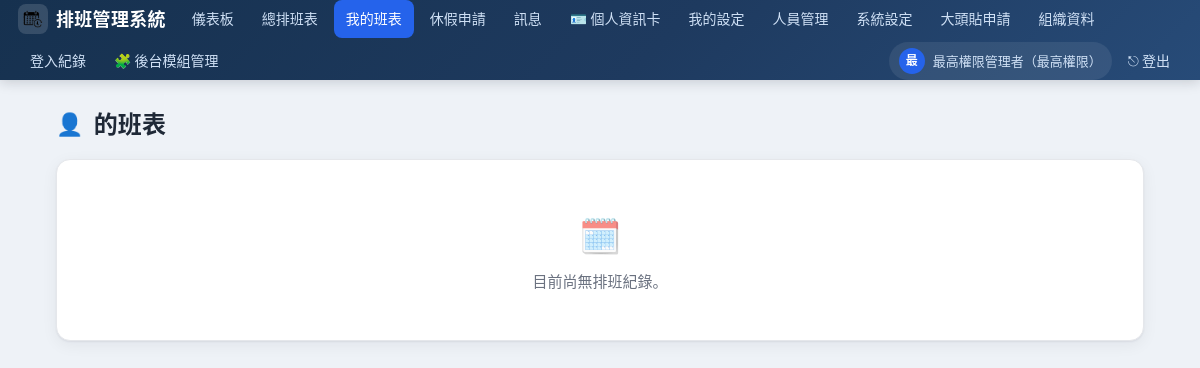
Before: /my-schedule?user_id=9 (signed in) with the older database file.
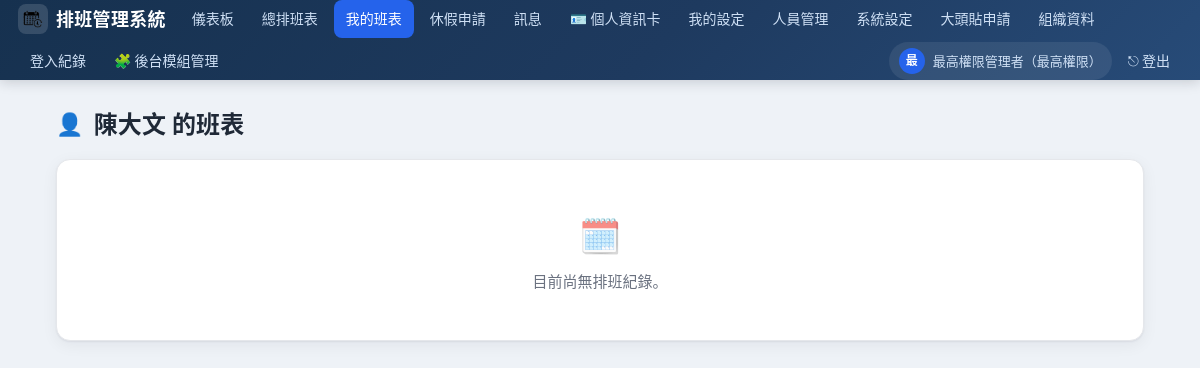
After: the same page with the newer database file.
### tables this page shows
CREATE TABLE users (
    id INTEGER PRIMARY KEY AUTOINCREMENT,
    username TEXT UNIQUE NOT NULL,
    password_hash TEXT NOT NULL,
    full_name TEXT NOT NULL,
    role TEXT NOT NULL CHECK(role IN ('superadmin','admin','staff')),
    employee_no TEXT,
    department TEXT,
    active INTEGER DEFAULT 1,
    created_at TEXT DEFAULT (datetime('now'))
, unit TEXT, duty TEXT, job_title TEXT, hire_date TEXT, avatar TEXT, avatar_unlocked INTEGER DEFAULT 0, avatar_pending INTEGER DEFAULT 0);

### app.py (the view)
@app.route("/my-schedule")
@login_required()
def my_schedule():
    uid = session["user_id"]
    if session["role"] in ("admin", "superadmin") and request.args.get("user_id"):
        uid = int(request.args["user_id"])
    db = get_db()
    rows = db.execute(
        """SELECT s.*, sh.name AS shift_name, sh.color, sh.start_time, sh.end_time,
                  f.flight_no, f.terminal, f.gate,
                  da.iata AS dep_iata, da.name_zh AS dep_name_zh, da.name_en AS dep_name_en,
                  da.name_ja AS dep_name_ja,
                  aa.iata AS arr_iata, aa.name_zh AS arr_name_zh, aa.name_en AS arr_name_en,
                  aa.name_ja AS arr_name_ja
           FROM schedules s JOIN shifts sh ON sh.id=s.shift_id
           LEFT JOIN flights f ON f.id=s.flight_id
           LEFT JOIN airports da ON da.id=f.dep_airport_id
           LEFT JOIN airports aa ON aa.id=f.arr_airport_id
           WHERE s.user_id=? ORDER BY s.date DESC LIMIT 60""", (uid,)).fetchall()
    user = db.execute("SELECT * FROM users WHERE id=?", (uid,)).fetchone()
    db.close()
    return render_template("my_schedule.html", rows=rows, user=user)

### app.py (called while the page is built)
def login_required(role=None):
    def deco(fn):
        @wraps(fn)
        def wrapper(*a, **kw):
            if "user_id" not in session:
                return redirect(url_for("login"))
            if role:
                allowed = role if isinstance(role, (list, tuple)) else [role]
                if session.get("role") not in allowed:
                    flash(t("need_admin", session.get("lang", "zh")), "warning")
                    return redirect(url_for("index"))
            return fn(*a, **kw)
        return wrapper
    return deco

@app.before_request
def _ensure_db():
    if not hasattr(app, "_db_ready"):
        init_db()
        app._db_ready = True

### i18n.py (called while the page is built)
def t(key, lang="zh"):
    entry = I18N.get(key)
    if not entry:
        return key
    return entry.get(lang) or entry.get("zh") or key

### models.py (called while the page is built)
def get_db():
    conn = sqlite3.connect(DB_PATH)
    conn.row_factory = sqlite3.Row
    conn.execute("PRAGMA foreign_keys = ON")
    return conn

def get_setting(key, default=None):
    conn = get_db()
    row = conn.execute("SELECT value FROM settings WHERE key=?", (key,)).fetchone()
    conn.close()
    return row["value"] if row else default

def get_module_names():
    result = {}
    for key, default in MODULE_LABELS.items():
        result[key] = get_setting("module_name:" + key, default)
    return result

### templates/my_schedule.html
{% extends "base.html" %}
{% block content %}
<div class="page-head"><h1><span class="ico">👤</span>{{ user.full_name }} {{ T('my_schedule') }}</h1></div>
<div class="card">
  {% if rows %}
  <div class="table-wrap">
  <table>
    <thead><tr><th>{{ T('date') }}</th><th>{{ T('shift') }}</th><th>{{ T('time') }}</th><th>{{ T('flight') }}</th><th>{{ T('departure') }}</th><th>{{ T('arrival') }}</th><th>{{ T('terminal') }}/{{ T('gate') }}</th><th>{{ T('note') }}</th></tr></thead>
    <tbody>
    {% for r in rows %}
    <tr>
      <td>{{ r.date }}</td>
      <td><span class="badge" style="background:{{ r.color }}">{{ r.shift_name }}</span></td>
      <td>{{ r.start_time }} – {{ r.end_time }}</td>
      <td>{{ r.flight_no or '-' }}</td>
      <td>
        {% if r.dep_iata %}
          {% if lang=='zh' %}{{ r.dep_iata }} {{ r.dep_name_zh }}
          {% elif lang=='en' %}{{ r.dep_iata }} {{ r.dep_name_en }}
          {% else %}{{ r.dep_iata }} {{ r.dep_name_ja }}{% endif %}
        {% else %}-{% endif %}
      </td>
      <td>
        {% if r.arr_iata %}
          {% if lang=='zh' %}{{ r.arr_iata }} {{ r.arr_name_zh }}
          {% elif lang=='en' %}{{ r.arr_iata }} {{ r.arr_name_en }}
          {% else %}{{ r.arr_iata }} {{ r.arr_name_ja }}{% endif %}
        {% else %}-{% endif %}
      </td>
      <td>{{ r.terminal or '-' }} / {{ r.gate or '-' }}</td>
      <td>{{ r.note or '' }}</td>
    </tr>
    {% endfor %}
    </tbody>
  </table>
  </div>
  {% else %}
  <div class="empty"><span class="big">🗓️</span>{{ T('no_records') }}</div>
  {% endif %}
</div>
{% endblock %}

### templates/base.html (shortened to what this page needs)
<!doctype html>
<html lang="{{ lang }}">
<head>
</head>
<body>
  <nav>
    <span class="brand"><span class="logo"><img src="{{ url_for('static', filename='favicon.png') }}" alt="" style="width:22px;height:22px;object-fit:contain;"></span>{{ site_name }}</span>
    {% set ep = request.endpoint or '' %}
    <a class="navlink {{ 'active' if ep=='index' }}" href="{{ url_for('index') }}">{{ module_names['nav_dashboard'] }}</a>
    <a class="navlink {{ 'active' if ep=='schedule' }}" href="{{ url_for('schedule') }}">{{ module_names['nav_schedule'] }}</a>
    <a class="navlink {{ 'active' if ep=='my_schedule' }}" href="{{ url_for('my_schedule') }}">{{ module_names['nav_mine'] }}</a>
    <a class="navlink {{ 'active' if ep in ('leave','leave_apply','leave_review') }}" href="{{ url_for('leave') }}">{{ module_names['nav_leave'] }}</a>
    <a class="navlink {{ 'active' if ep in ('messages','messages_send','messages_read') }}" href="{{ url_for('messages') }}">{{ module_names['nav_messages'] }}{% if unread_count %}<span class="badge">{{ unread_count }}</span>{% endif %}</a>
    <a class="navlink {{ 'active' if ep in ('profile',) }}" href="{{ url_for('profile') }}">🪪 {{ module_names['nav_profile'] }}</a>
    <a class="navlink {{ 'active' if ep=='my_settings' }}" href="{{ url_for('my_settings') }}">{{ module_names['nav_my_settings'] }}</a>
    {% if is_admin %}
      <a class="navlink {{ 'active' if ep in ('users','users_add','users_toggle','users_reset_pw','users_set_role') }}" href="{{ url_for('users') }}">{{ module_names['nav_users'] }}</a>
      <a class="navlink {{ 'active' if ep=='settings' }}" href="{{ url_for('settings') }}">{{ module_names['nav_settings'] }}</a>
      <a class="navlink {{ 'active' if ep in ('avatar_requests','avatar_review') }}" href="{{ url_for('avatar_requests') }}">{{ T('avatar_requests') }}</a>
    {% endif %}
    {% if is_super %}
      <a class="navlink {{ 'active' if ep in ('org','org_add','org_delete') }}" href="{{ url_for('org') }}">{{ T('org_data') }}</a>
      <a class="navlink {{ 'active' if ep=='login_logs' }}" href="{{ url_for('login_logs') }}">{{ module_names['nav_logs'] }}</a>
      <a class="navlink {{ 'active' if ep in ('admin_modules',) }}" href="{{ url_for('admin_modules') }}">🧩 {{ T('nav_modules') }}</a>
    {% endif %}
    <a class="who" href="{{ url_for('profile') }}" title="{{ T('profile') }}">
      <span class="avatar">{{ (session.get('full_name') or '?')[0] }}</span>
      <span class="who-name">{{ session.get('full_name') }}（{{ T('role_super') if session.get('role')=='superadmin' else (T('role_admin') if session.get('role')=='admin' else T('role_staff')) }}）</span>
    </a>
    <a class="logout" href="{{ url_for('logout') }}">⎋ {{ T('nav_logout') }}</a>
  </nav>
  <div class="container">
    {% block content %}{% endblock %}
  </div>
</body>
</html>

### templates/base.html (style rules this page uses)
:root { --primary:#1e3a5f; --primary-2:#2d4a73; --accent:#2563eb; --accent-2:#1d4ed8; --bg:#eef2f7; --surface:#ffffff; --text:#1f2937; --muted:#6b7280; --border:#e5e7eb; --radius:14px; --radius-sm:9px; --shadow:0 1px 2px rgba(16,24,40,.06), 0 4px 16px rgba(16,24,40,.06); --shadow-hover:0 4px 8px rgba(16,24,40,.08), 0 12px 28px rgba(16,24,40,.10); --green:#16a34a; --red:#dc2626; --amber:#f59e0b; --gray:#6b7280; }
* { box-sizing:border-box; }
html { -webkit-text-size-adjust:100%; }
body { font-family:"Noto Sans CJK TC","Noto Sans JP","PingFang TC","Hiragino Sans", "Microsoft JhengHei",sans-serif; margin:0; background:var(--bg); color:var(--text); font-size:15px; line-height:1.55; -webkit-font-smoothing:antialiased; }
a { color:var(--accent); }
nav { background:linear-gradient(135deg,#16314f 0%,#1e3a5f 55%,#274b78 100%); color:#fff; padding:0 18px; display:flex; align-items:center; gap:4px; flex-wrap:wrap; min-height:58px; position:sticky; top:0; z-index:50; box-shadow:0 2px 12px rgba(16,24,40,.18); }
nav .brand { font-size:18px; font-weight:800; letter-spacing:.3px; display:flex; align-items:center; gap:8px; margin-right:10px; white-space:nowrap; }
nav .brand .logo { display:inline-flex; align-items:center; justify-content:center; width:30px; height:30px; border-radius:8px; background:rgba(255,255,255,.14); font-size:16px; }
nav a.navlink { color:#cfe0f5; text-decoration:none; padding:8px 12px; border-radius:8px; font-size:14px; font-weight:500; transition:background .15s, color .15s; white-space:nowrap; }
nav a.navlink.active { background:var(--accent); color:#fff; }
nav .who { font-size:13px; color:#cfe0f5; display:flex; align-items:center; gap:8px; padding:6px 10px; border-radius:999px; text-decoration:none; background:rgba(255,255,255,.08); }
nav .who .avatar { width:26px; height:26px; border-radius:50%; object-fit:cover; background:var(--accent); color:#fff; display:inline-flex; align-items:center; justify-content:center; font-size:12px; font-weight:700; }
nav a.logout { color:#cfe0f5; text-decoration:none; padding:8px 12px; border-radius:8px; font-size:14px; transition:background .15s; }
.container { max-width:1120px; margin:24px auto; padding:0 16px; }
.page-head { display:flex; align-items:center; justify-content:space-between; gap:12px; flex-wrap:wrap; margin-bottom:18px; }
h1 { font-size:24px; font-weight:800; margin:0; letter-spacing:.2px; display:flex; align-items:center; gap:10px; }
h1 .ico { font-size:22px; }
.card { background:var(--surface); border:1px solid var(--border); border-radius:var(--radius); padding:20px; margin-bottom:18px; box-shadow:var(--shadow); transition:box-shadow .2s; }
.empty { text-align:center; color:var(--muted); padding:28px 12px; }
.empty .big { font-size:34px; display:block; margin-bottom:8px; opacity:.6; }

Changed rows visible on the page:
added users: full_name "陳大文"
